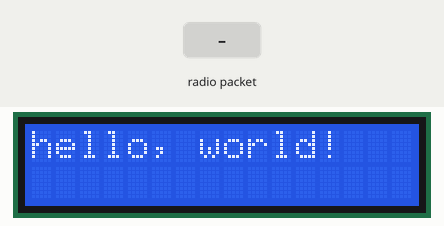
Bench run of a sketch on a simulated Arduino Uno, built with avr-gcc and run on an emulated ATmega328P. Parts: 16×2 character LCD. The inputs (shaded band) are chosen by the test bench. No radio packets arrive unless stated; what the sketch prints to the serial monitor is not drawn.

Above: at 1.2 s.
1.3 s: radio packet "1" arrives
At 2.3 s:
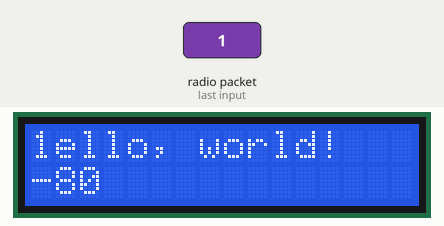
2.8 s: radio packet "0" arrives
At 3.5 s:
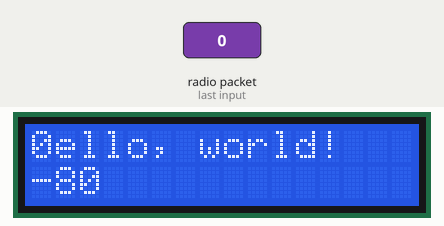
Timing chart, 0 to 5.8 s (numbered marks = the images above; inputs shaded):
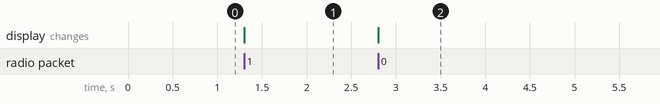

The sketch:

eyic_l_ora_Rx.ino
```cpp
#include <SPI.h>
#include <LoRa.h>
#include <Wire.h>


// include the library code:
#include <LiquidCrystal.h>

// initialize the library by associating any needed LCD interface pin
// with the arduino pin number it is connected to
const int rs = 8, en = 7, d4 = 6, d5 = 5, d6 = 4, d7 = 3;
LiquidCrystal lcd(rs, en, d4, d5, d6, d7);


//int led = 3;
int val = 0;
int nss = 10;
int RESET = 9;
int dio0 = 2;
String full_string;
String inString = "";
int rssi;
void setup()
{
  // set up the LCD's number of columns and rows:
  lcd.begin(16, 2);
  // Print a message to the LCD.
  lcd.print("hello, world!");

  LoRa.setPins(nss, RESET, dio0);
  Serial.begin(9600);

  //  pinMode(led,OUTPUT);
  while (!Serial);
  Serial.println("LoRa Receiver");
  if (!LoRa.begin(868E6)) {
    Serial.println("Starting LoRa failed!");
    while (1);
  }
  LoRa.setSpreadingFactor(12);
  LoRa.setSignalBandwidth(62.5E3);


}

void loop() {
  // try to parse packet
  int packetSize = LoRa.parsePacket();
  full_string = "";

  if (packetSize)
  {
    // received a paket
    Serial.println("");
    //Serial.println("...................................");
    Serial.println("Received packet: ");

    // read packet

    while (LoRa.available()) {
      char incoming = (char)LoRa.read();
      full_string += incoming;
      //Serial.print(incoming);
      if (incoming == 'c')
      {
        Serial.print("Error");
      }
      else
      {
        Serial.print(incoming);
        lcd.setCursor(0, 0);
        lcd.print(incoming);
      }
      rssi = LoRa.packetRssi();

    }
    Serial.println("");
    Serial.print("RSSI ");
    Serial.print(rssi);
    lcd.setCursor(0, 1);
    lcd.print(rssi);

  }

}
```

Measured:
- after the input at 1.3 s, the display: changes at once (image 1)
- after the input at 2.8 s, the display: changes at once (image 2)
